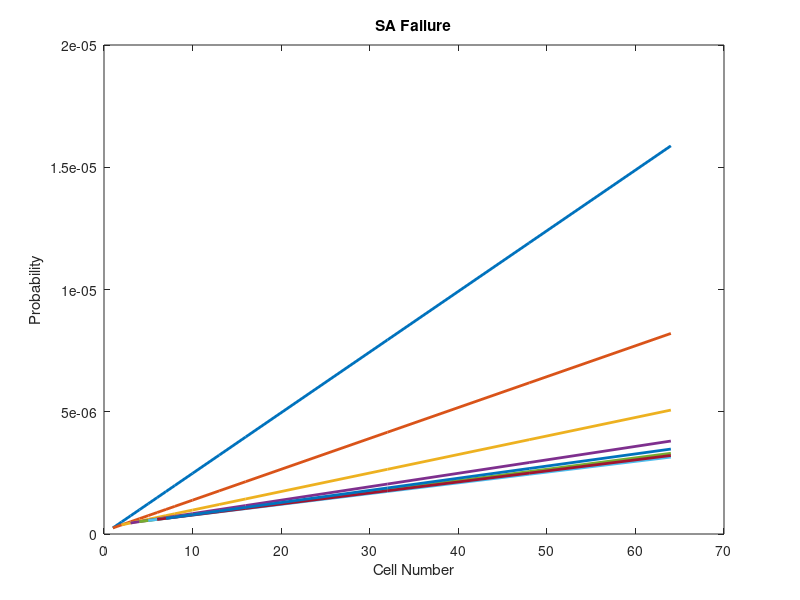
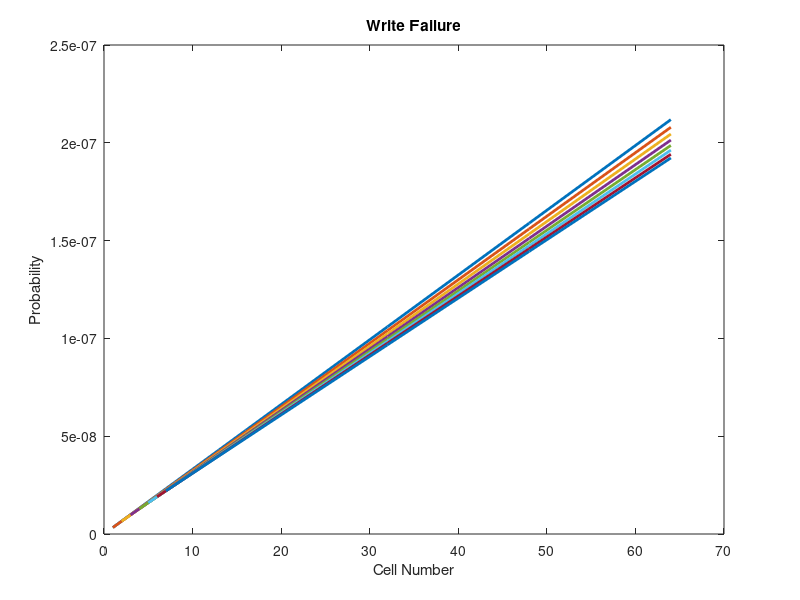
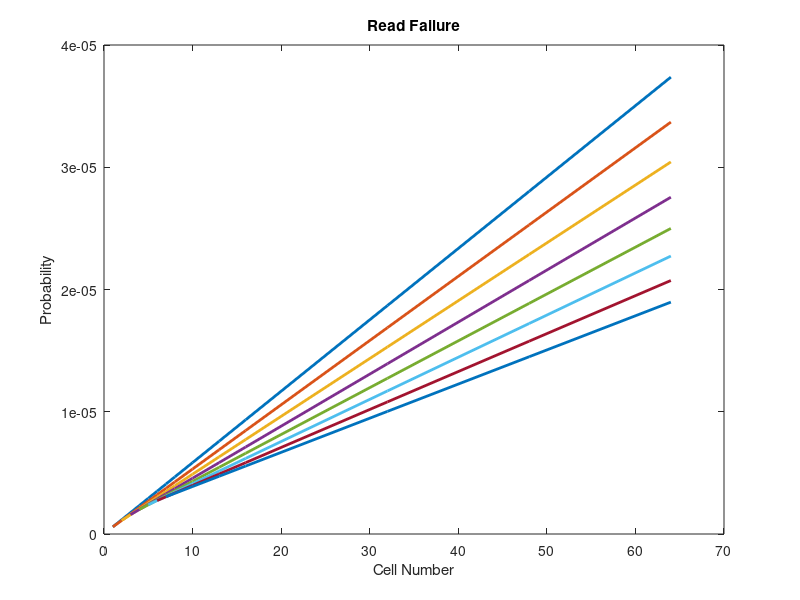

Reproduce these figures in MATLAB, in order.
close all;clear all;
cd ~/Documents/research/cacti65/code/APA' zqgao'/try3/CACHEFE_res/;
cells=[1:8,10:3:16,32:16:64];

Fp1=load('./APAdemo_safail__res.txt');nCend=8;
figure(1);
for j=1:8
    plot(cells(cells>=j-1),Fp1(j,cells>=j-1),'LineWidth',2);
    hold on;
end
title('SA Failure');xlabel('Cell Number');ylabel('Probability');

Fp2=load('./APAdemo_writefail__res.txt');nCend=8;
figure(2);
for j=1:8
    plot(cells(cells>=j-1),Fp2(j,cells>=j-1),'LineWidth',2);
    hold on;
end
title('Write Failure');xlabel('Cell Number');ylabel('Probability');


Fp3=load('./APAdemo_readfail__res.txt');nCend=8;
figure(3);
for j=1:8
    plot(cells(cells>=j-1),Fp3(j,cells>=j-1),'LineWidth',2);
    hold on;
end
title('Read Failure');xlabel('Cell Number');ylabel('Probability');
